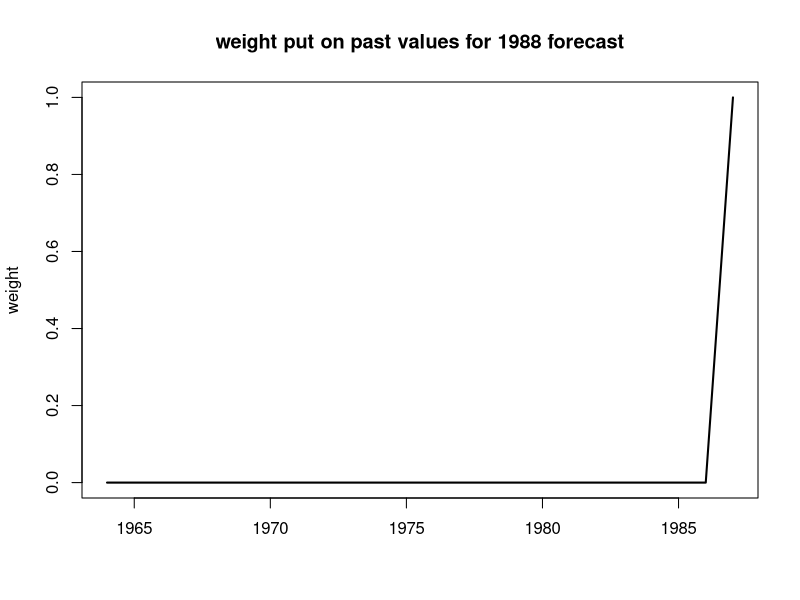
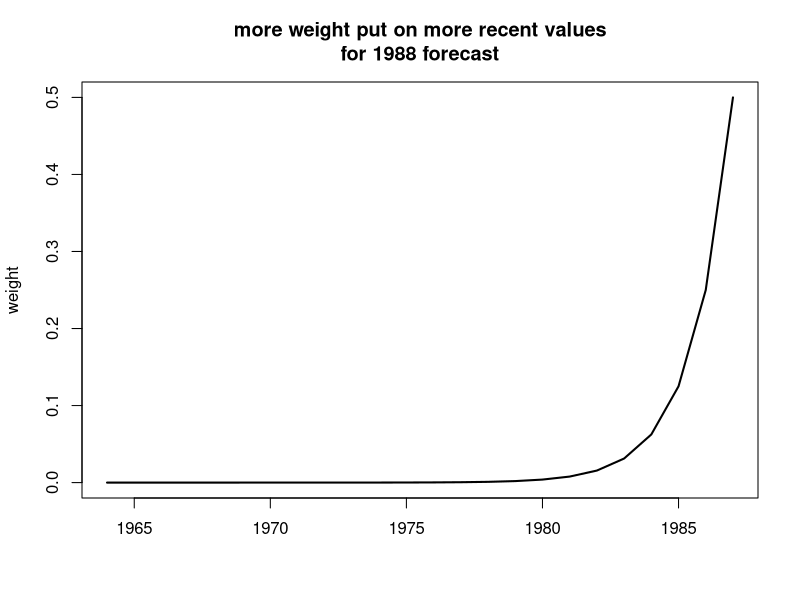
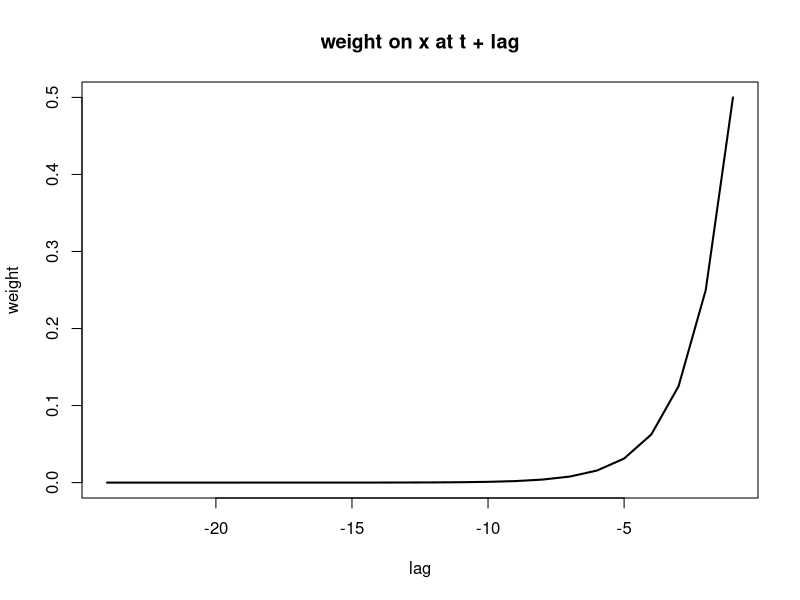

Generate these figures, in order, with R:
## ---- chunk 1
plot(1987:1964, c(1,rep(0,23)), lwd=2, ylab="weight", xlab="", type="l")
title("weight put on past values for 1988 forecast")
## ---- chunk 2
alpha <- 0.5
plot(1987:1964, alpha*(1-alpha)^(1:24-1), lwd=2, ylab="weight", xlab="", type="l")
title("more weight put on more recent values\nfor 1988 forecast")
## ---- chunk 3
alpha <- 0.5
plot(-1:-24, alpha*(1-alpha)^(1:24-1), lwd=2, ylab="weight", xlab="lag", type="l")
title("weight on x at t + lag")
